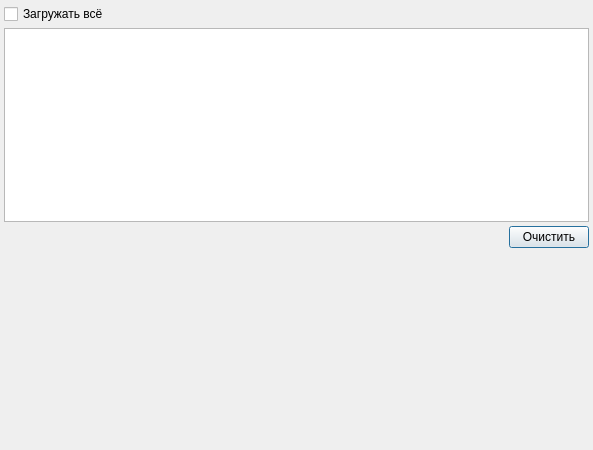
<ui version="4.0" >
 <class>ImportActionTemplate_Wizard_2</class>
 <widget class="QDialog" name="ImportActionTemplate_Wizard_2" >
  <property name="windowModality" >
   <enum>Qt::NonModal</enum>
  </property>
  <property name="geometry" >
   <rect>
    <x>0</x>
    <y>0</y>
    <width>593</width>
    <height>450</height>
   </rect>
  </property>
  <property name="windowTitle" >
   <string>Список записей</string>
  </property>
  <layout class="QGridLayout" >
   <property name="margin" >
    <number>4</number>
   </property>
   <property name="spacing" >
    <number>4</number>
   </property>
   <item row="2" column="0" >
    <widget class="QSplitter" name="splitterTree" >
     <property name="orientation" >
      <enum>Qt::Horizontal</enum>
     </property>
     <widget class="QTableWidget" name="tblEvents" />
    </widget>
   </item>
   <item row="3" column="0" >
    <layout class="QHBoxLayout" >
     <property name="spacing" >
      <number>6</number>
     </property>
     <property name="margin" >
      <number>0</number>
     </property>
     <item>
      <spacer>
       <property name="orientation" >
        <enum>Qt::Horizontal</enum>
       </property>
       <property name="sizeHint" stdset="0" >
        <size>
         <width>40</width>
         <height>20</height>
        </size>
       </property>
      </spacer>
     </item>
     <item>
      <widget class="QPushButton" name="btnClearSelection" >
       <property name="text" >
        <string>Очистить</string>
       </property>
      </widget>
     </item>
    </layout>
   </item>
   <item row="0" column="0" >
    <layout class="QHBoxLayout" >
     <item>
      <widget class="QCheckBox" name="chkImportAll" >
       <property name="text" >
        <string>Загружать всё</string>
       </property>
      </widget>
     </item>
     <item>
      <spacer>
       <property name="orientation" >
        <enum>Qt::Horizontal</enum>
       </property>
       <property name="sizeHint" stdset="0" >
        <size>
         <width>40</width>
         <height>20</height>
        </size>
       </property>
      </spacer>
     </item>
    </layout>
   </item>
   <item row="4" column="0" >
    <widget class="QLabel" name="statusLabel" >
     <property name="text" >
      <string/>
     </property>
    </widget>
   </item>
  </layout>
 </widget>
 <resources/>
 <connections/>
</ui>
